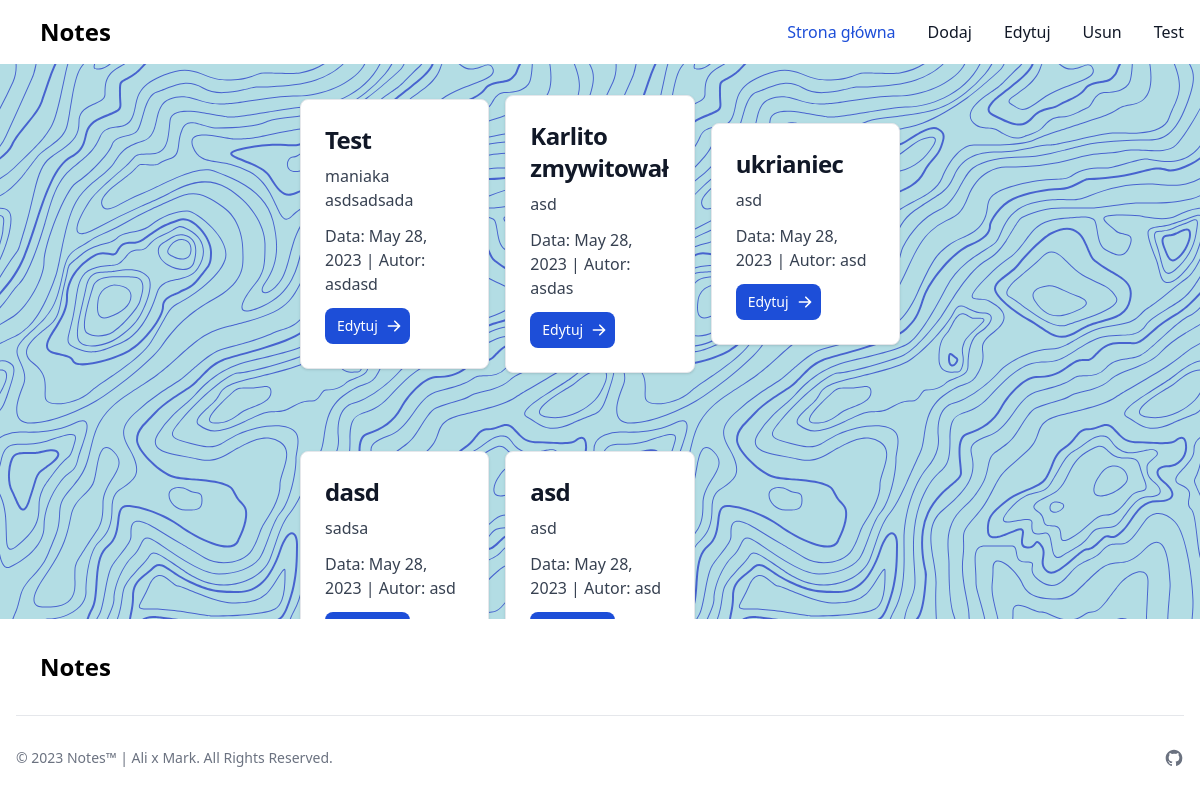
The page / on the database its author committed.
### notesapp/models.py (models this page shows, shortened)
class Note(models.Model):
    title = models.CharField(max_length=250)
    publish_date = models.DateField(default=timezone.now)
    body = models.TextField(max_length=2500)
    author = models.CharField(max_length=100, default='')
    noteManager = models.Manager()

### notesapp/views.py (the view)
# urls.py: path('', index, name='index'),
def index(request):
    notes = Note.noteManager.all()
    return render(request, 'web/index.html', {'notes': notes})

### templates/web/index.html (shortened to what this page needs)
{% load static %}
<!DOCTYPE html>
<html lang="en">
<head>
  <script src="https://cdn.tailwindcss.com"></script>
    <link rel="stylesheet" href="{% static "css/style.css" %}">
</head>
<body>
  <nav class="bg-white border-gray-200 dark:bg-gray-900">
    <div class="max-w-screen-xl flex flex-wrap items-center justify-between mx-auto p-4">
      <a href="#" class="flex items-center">
          <div class="white">
          </div>
          <span class="self-center text-2xl font-semibold whitespace-nowrap dark:text-white">Notes</span>
      </a>
      <div class="hidden w-full md:block md:w-auto" id="navbar-default">
        <ul class="font-medium flex flex-col p-4 md:p-0 mt-4 border border-gray-100 rounded-lg bg-gray-50 md:flex-row md:space-x-8 md:mt-0 md:border-0 md:bg-white dark:bg-gray-800 md:dark:bg-gray-900 dark:border-gray-700">
          <li>
            <a href="#" class="block py-2 pl-3 pr-4 text-white bg-blue-700 rounded md:bg-transparent md:text-blue-700 md:p-0 dark:text-white md:dark:text-blue-500" aria-current="page">Strona główna</a>
          </li>
          <li>
            <a href="#" class="block py-2 pl-3 pr-4 text-gray-900 rounded hover:bg-gray-100 md:hover:bg-transparent md:border-0 md:hover:text-blue-700 md:p-0 dark:text-white md:dark:hover:text-blue-500 dark:hover:bg-gray-700 dark:hover:text-white md:dark:hover:bg-transparent">Dodaj</a>
          </li>
          <li>
            <a href="#" class="block py-2 pl-3 pr-4 text-gray-900 rounded hover:bg-gray-100 md:hover:bg-transparent md:border-0 md:hover:text-blue-700 md:p-0 dark:text-white md:dark:hover:text-blue-500 dark:hover:bg-gray-700 dark:hover:text-white md:dark:hover:bg-transparent">Edytuj</a>
          </li>
          <li>
            <a href="#" class="block py-2 pl-3 pr-4 text-gray-900 rounded hover:bg-gray-100 md:hover:bg-transparent md:border-0 md:hover:text-blue-700 md:p-0 dark:text-white md:dark:hover:text-blue-500 dark:hover:bg-gray-700 dark:hover:text-white md:dark:hover:bg-transparent">Usun</a>
          </li>
          <li>
            <a href="#" class="block py-2 pl-3 pr-4 text-gray-900 rounded hover:bg-gray-100 md:hover:bg-transparent md:border-0 md:hover:text-blue-700 md:p-0 dark:text-white md:dark:hover:text-blue-500 dark:hover:bg-gray-700 dark:hover:text-white md:dark:hover:bg-transparent">Test</a>
          </li>
        </ul>
      </div>
    </div>
  </nav>
      <div class="grid grid-cols-2 md:grid-cols-3 gap-4 rozmiar">
          {% for note in notes %}
           <div class="container">
            <div class="max-w-sm p-6 bg-white border border-gray-200 rounded-lg shadow dark:bg-gray-800 dark:border-gray-700 space">
              <a href="#">
                  <h5 class="mb-2 text-2xl font-bold tracking-tight text-gray-900 dark:text-white">{{ note.title|truncatechars:20 }}</h5>
              </a>
              <p class="mb-3 font-normal text-gray-700 dark:text-gray-400">{{ note.body|truncatewords:50 }}</p>
              <p class="mb-3 font-normal text-gray-700 dark:text-gray-400">Data: {{ note.publish_date }} | Autor: {{ note.author }}</p>
              <a href="#" class="inline-flex items-center px-3 py-2 text-sm font-medium text-center text-white bg-blue-700 rounded-lg hover:bg-blue-800 focus:ring-4 focus:outline-none focus:ring-blue-300 dark:bg-blue-600 dark:hover:bg-blue-700 dark:focus:ring-blue-800">
                  Edytuj
              </a>
            </div>
           </div>
           {% endfor %}
      </div>
    <footer class="bg-white dark:bg-gray-900">
      <div class="mx-auto w-full max-w-screen-xl p-4 py-6 lg:py-8">
          <div class="md:flex md:justify-between">
            <div class="mb-6 md:mb-0">
                <a href="https://flowbite.com/" class="flex items-center">
                  <div class="white">
                  </div>
                    <span class="self-center text-2xl font-semibold whitespace-nowrap dark:text-white">Notes</span>
                </a>
            </div>
        </div>
        <hr class="my-6 border-gray-200 sm:mx-auto dark:border-gray-700 lg:my-8" />
        <div class="sm:flex sm:items-center sm:justify-between">
            <span class="text-sm text-gray-500 sm:text-center dark:text-gray-400">© 2023 <a href="#" class="hover:underline">Notes™ | Ali x Mark</a>. All Rights Reserved.
            </span>
            <div class="flex mt-4 space-x-6 sm:justify-center sm:mt-0">
                <a href="#" class="text-gray-500 hover:text-gray-900 dark:hover:text-white">
                </a>
            </div>
        </div>
      </div>
    </footer>
    </body>
</html>

### rows shown on the page
Note: title "Test", body "maniaka asdsadsada", publish_date "May 28, 2023", author "asdasd"
Note: title "Karlito zmywitował", body "asd", publish_date "May 28, 2023", author "asdas"
Note: title "ukrianiec", body "asd", publish_date "May 28, 2023", author "asd"
Note: title "dasd", body "sadsa", publish_date "May 28, 2023", author "asd"
Note: title "asd", body "asd", publish_date "May 28, 2023", author "asd"
